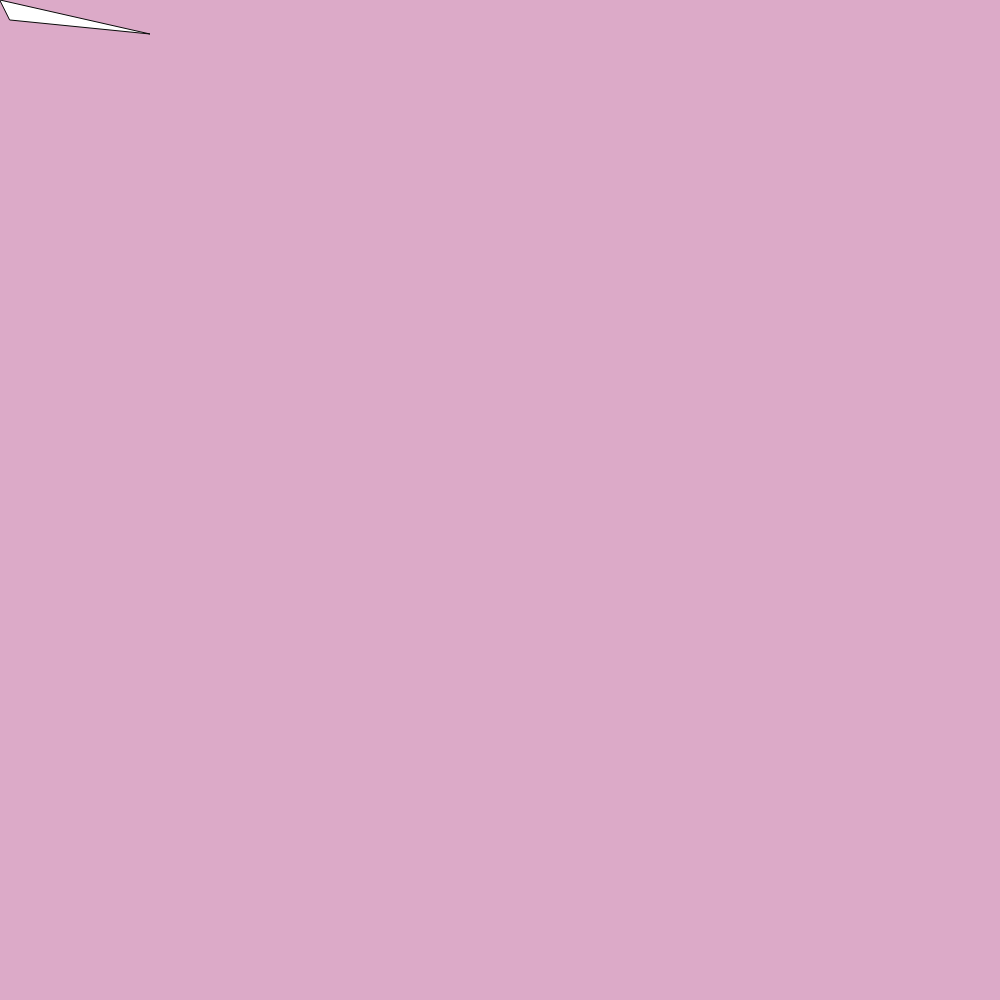
Frame 1 (no input)
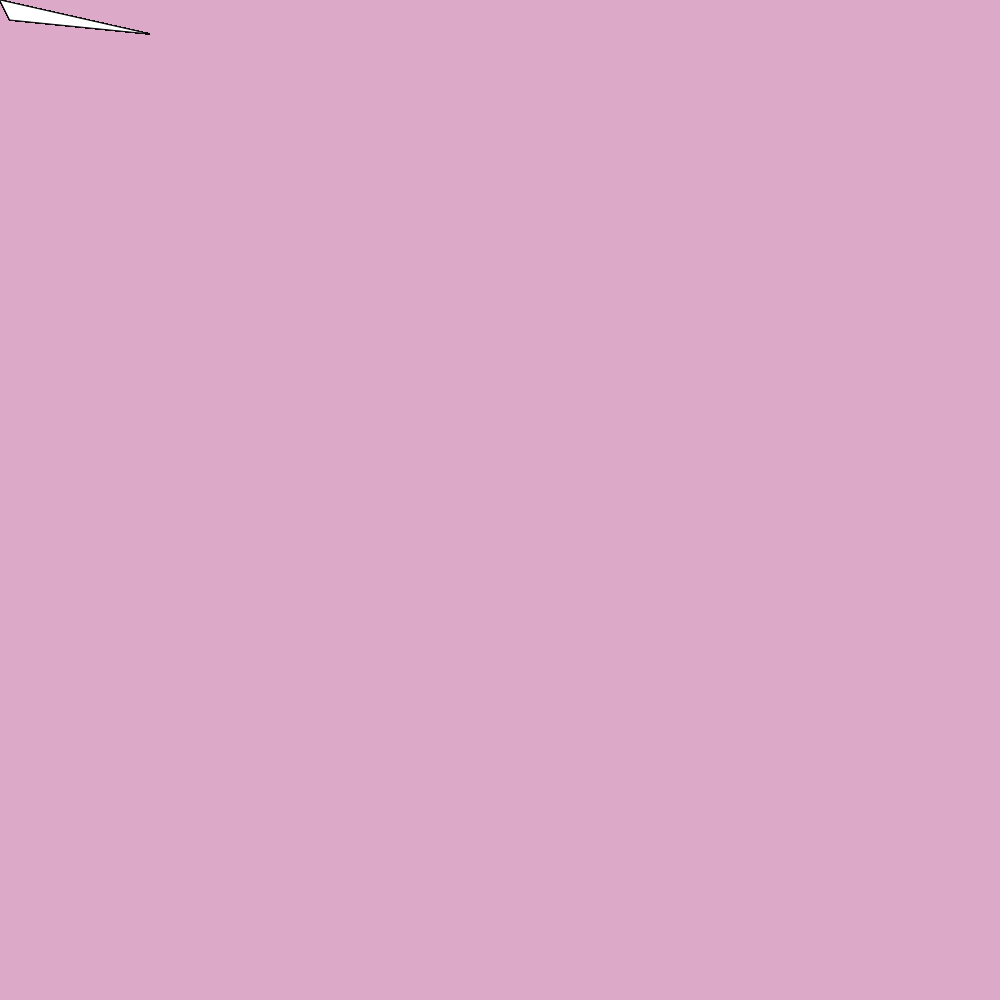
Frame 60 (no input)
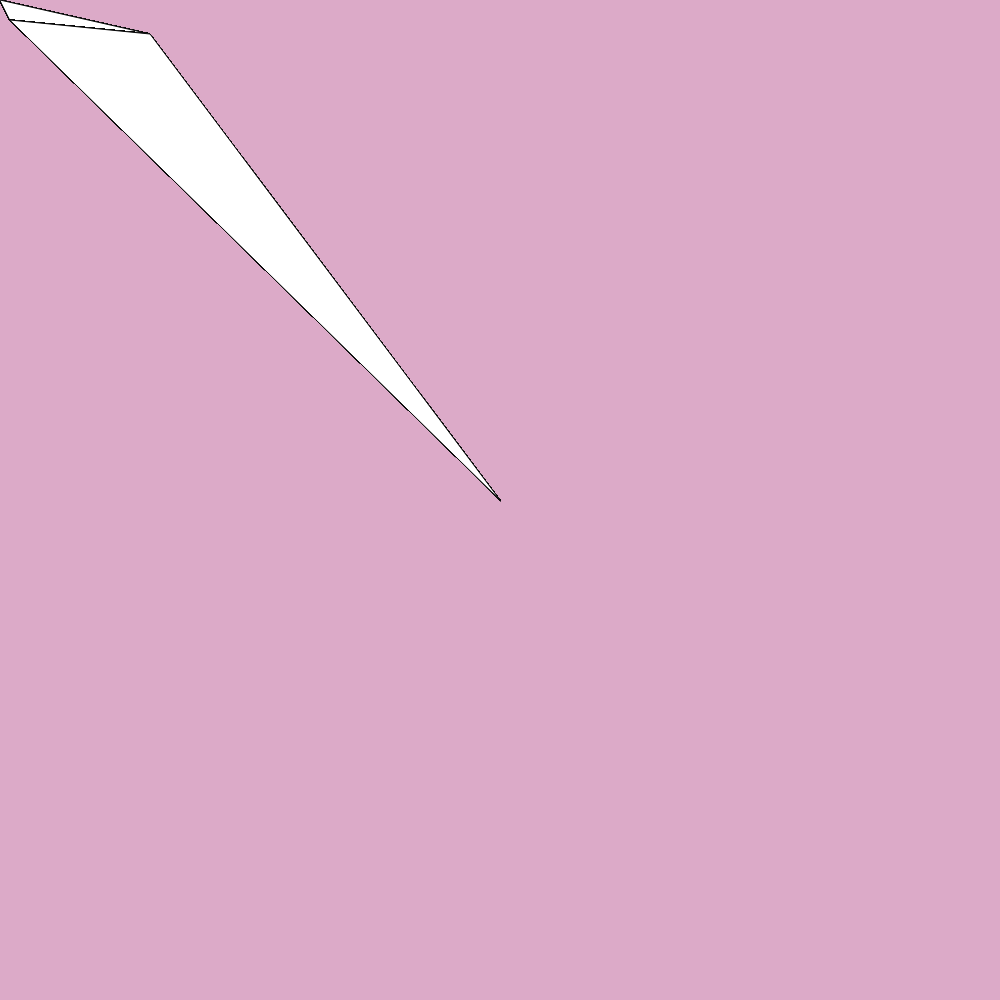
Frame 120 (the mouse pressed at the canvas centre since frame 60)

The p5.js sketch that drew these frames (run headless with seeded random() and noise() and a simulated clock; from frame 60 on, the mouse is pressed at the canvas centre):

// p5.js sketch
// ── sketch.js
function setup(){
  createCanvas(1000,1000);
   background(220,170,200);
}

function draw(){
  stroke(10);
 triangle(mouseX,mouseY,150,34,10,20,25);
}
